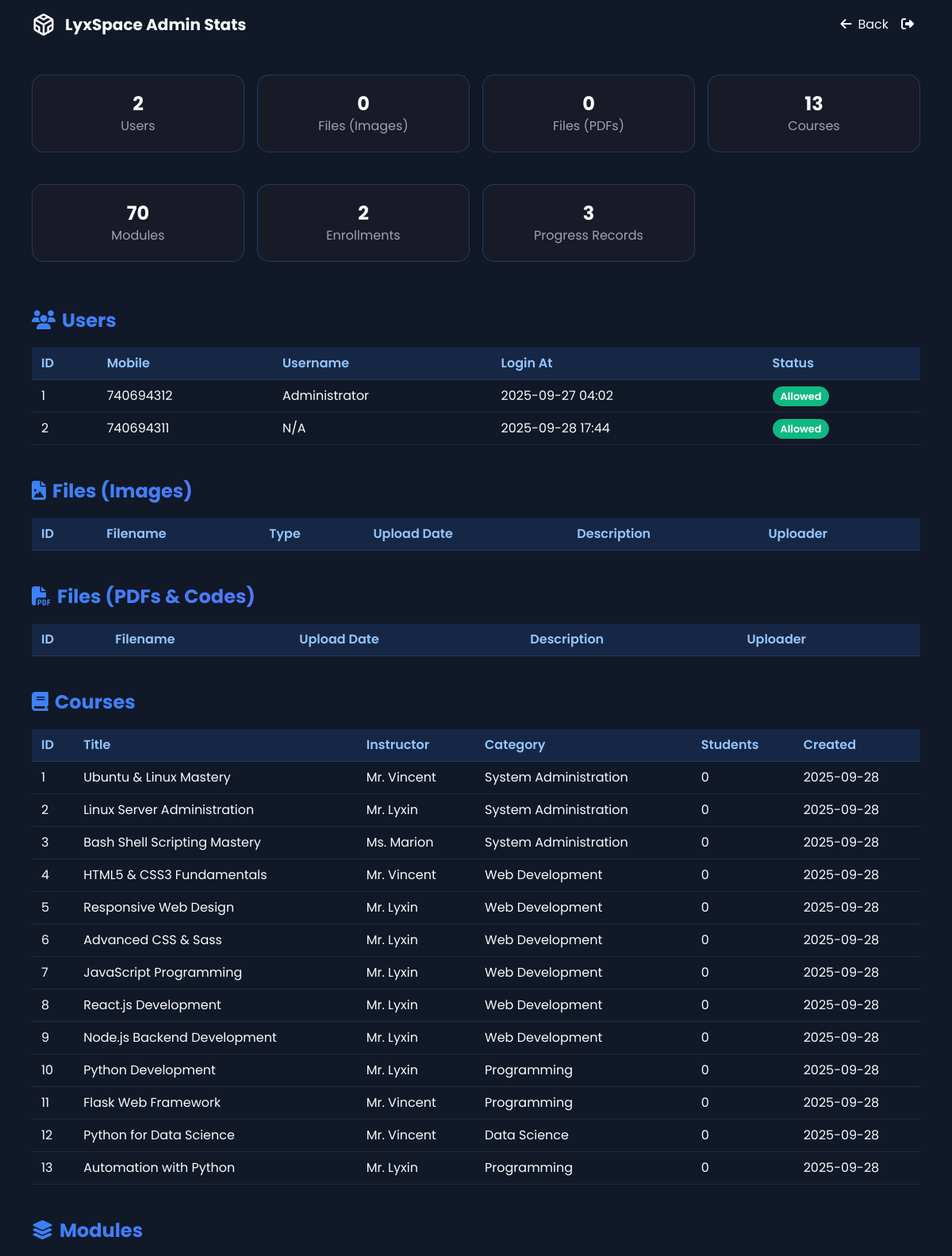
Page /admin/stats (signed in, upper part) on the committed database.
### app.py (models this page shows)
class User(db.Model, UserMixin):
    id = db.Column(db.Integer, primary_key=True)
    mobile = db.Column(db.Integer, unique=True, nullable=True)
    username = db.Column(db.String(255), nullable=True)
    login_at = db.Column(db.DateTime, default=nairobi_time)
    allowed = db.Column(db.String(255), default="no", nullable=True)
    @property
    def is_allowed(self):
        return self.allowed.lower() == "yes"

class Course(db.Model):
    id = db.Column(db.Integer, primary_key=True)
    title = db.Column(db.String(255), nullable=False)
    description = db.Column(db.Text, nullable=False)
    long_description = db.Column(db.Text)
    icon = db.Column(db.String(50))
    level = db.Column(db.String(100))
    duration = db.Column(db.String(100))
    lessons = db.Column(db.Integer)
    projects = db.Column(db.Integer)
    category = db.Column(db.String(100))
    color = db.Column(db.String(100))
    instructor = db.Column(db.String(255))
    rating = db.Column(db.Float, default=0.0)
    students = db.Column(db.Integer, default=0)
    price = db.Column(db.Float, default=0.0)
    resources = db.Column(db.Integer, default=0)
    quizzes = db.Column(db.Integer, default=0)
    is_active = db.Column(db.Boolean, default=True)
    created_at = db.Column(db.DateTime, default=nairobi_time)

### app.py (the view)
@app.route("/admin/stats")
@login_required
@admin_required
def admin_stats():
    users = User.query.all()
    files = FileStore.query.filter_by(file_type="image").all()
    filestores = FileStore.query.filter(FileStore.file_type != "image").all()
    courses = Course.query.all()
    modules = CourseModule.query.all()
    enrollments = Enrollment.query.all()
    progresses = UserProgress.query.all()
    return render_template(
        "admin_stats.html",
        users=users,
        files=files,
        filestores=filestores,
        courses=courses,
        modules=modules,
        enrollments=enrollments,
        progresses=progresses
    )

### app.py (called while the page is built)
def admin_required(f):
    @wraps(f)
    def decorated_function(*args, **kwargs):
        if not current_user.is_authenticated or current_user.id != 1:
            flash("Admin access required.", "error")
            return redirect(url_for('login'))
        return f(*args, **kwargs)
    return decorated_function

@login_manager.user_loader
def load_user(user_id):
    try:
        return User.query.get(int(user_id))
    except OperationalError as e:
        print("Database connection lost", e)
        return None

@app.before_request
def make_session_permanent():
    session.permanent = True
    app.permanent_session_lifetime = timedelta(hours=732)

### templates/admin_stats.html (shortened to what this page needs)
<!DOCTYPE html>
<html lang="en">
<head>
    <script src="https://cdn.tailwindcss.com"></script>
    <link rel="stylesheet" href="https://cdnjs.cloudflare.com/ajax/libs/font-awesome/6.4.0/css/all.min.css">
</head>
<body>
    <nav class="glass-morph sticky top-0 z-50">
        <div class="max-w-6xl mx-auto px-4 py-4 flex justify-between items-center">
            <div class="flex items-center space-x-3">
                <div class="logo-container">
                </div>
                <span class="text-xl font-bold gradient-text">LyxSpace Admin Stats</span>
            </div>
            <div class="flex items-center space-x-4">
                <a href="{{ url_for('admin_panel') }}" class="btn"><i class="fas fa-arrow-left mr-2"></i>Back</a>
                <a href="{{ url_for('logout') }}" class="btn btn-danger"><i class="fas fa-sign-out-alt mr-2"></i></a>
            </div>
        </div>
    </nav>
    <main class="max-w-6xl mx-auto px-4 py-8">
        <div class="grid grid-cols-2 md:grid-cols-4 gap-4 mb-8">
            <div class="stats-card"><div class="text-2xl font-bold">{{ users|length }}</div><div class="text-gray-400">Users</div></div>
            <div class="stats-card"><div class="text-2xl font-bold">{{ files|length }}</div><div class="text-gray-400">Files (Images)</div></div>
            <div class="stats-card"><div class="text-2xl font-bold">{{ filestores|length }}</div><div class="text-gray-400">Files (PDFs)</div></div>
            <div class="stats-card"><div class="text-2xl font-bold">{{ courses|length }}</div><div class="text-gray-400">Courses</div></div>
            <div class="stats-card"><div class="text-2xl font-bold">{{ modules|length }}</div><div class="text-gray-400">Modules</div></div>
            <div class="stats-card"><div class="text-2xl font-bold">{{ enrollments|length }}</div><div class="text-gray-400">Enrollments</div></div>
            <div class="stats-card"><div class="text-2xl font-bold">{{ progresses|length }}</div><div class="text-gray-400">Progress Records</div></div>
        </div>
        <div class="section">
            <h2><i class="fas fa-users mr-2"></i>Users</h2>
            <table><thead><tr><th>ID</th><th>Mobile</th><th>Username</th><th>Login At</th><th>Status</th></tr></thead><tbody>
                {% for u in users %}
                <tr><td>{{ u.id }}</td><td>{{ u.mobile }}</td><td>{{ u.username or 'N/A' }}</td><td>{{ u.login_at.strftime('%Y-%m-%d %H:%M') }}</td><td>{% if u.is_allowed %}<span class="badge" style="background:#10B981;color:#fff">Allowed</span>{% else %}<span class="badge" style="background:#F59E0B;color:#fff">Pending</span>{% endif %}</td></tr>
                {% endfor %}
            </tbody></table>
        </div>
        <div class="section">
            <h2><i class="fas fa-file-image mr-2"></i>Files (Images)</h2>
            <table><thead><tr><th>ID</th><th>Filename</th><th>Type</th><th>Upload Date</th><th>Description</th><th>Uploader</th></tr></thead></table>
        </div>
        <div class="section">
            <h2><i class="fas fa-file-pdf mr-2"></i>Files (PDFs & Codes)</h2>
            <table><thead><tr><th>ID</th><th>Filename</th><th>Upload Date</th><th>Description</th><th>Uploader</th></tr></thead></table>
        </div>
        <div class="section">
            <h2><i class="fas fa-book mr-2"></i>Courses</h2>
            <table><thead><tr><th>ID</th><th>Title</th><th>Instructor</th><th>Category</th><th>Students</th><th>Created</th></tr></thead><tbody>
                {% for c in courses %}
                <tr><td>{{ c.id }}</td><td>{{ c.title }}</td><td>{{ c.instructor }}</td><td>{{ c.category }}</td><td>{{ c.students }}</td><td>{{ c.created_at.strftime('%Y-%m-%d') }}</td></tr>
                {% endfor %}
            </tbody></table>
        </div>
        <div class="section">
            <h2><i class="fas fa-layer-group mr-2"></i>Modules</h2>
        </div>
    </main>
</body>
</html>

### templates/admin_stats.html (style rules this page uses)
body { font-family: 'Poppins', sans-serif; background: #111827; color: #F9FAFB; }
.section { margin-bottom: 2.5rem; }
.section h2 { font-size: 1.5rem; font-weight: 700; margin-bottom: 1rem; background: linear-gradient(90deg,#3B82F6,#8B5CF6); -webkit-background-clip: text; background-clip: text; -webkit-text-fill-color: transparent; color: transparent; }
table { width: 100%; border-collapse: collapse; margin-bottom: 1rem; }
th, td { padding: 8px 12px; border-bottom: 1px solid rgba(255,255,255,0.08); text-align: left; }
th { background: rgba(59,130,246,0.15); color: #93C5FD; font-weight: 600; }
.badge { padding: 4px 10px; border-radius: 20px; font-size: 0.8rem; font-weight: 600; }
.stats-card { background: rgba(30,30,40,0.6); border-radius: 15px; padding: 20px; text-align: center; border: 1px solid rgba(59,130,246,0.3); margin-bottom: 1.5rem; }

### rows in the picture
User: id "1", mobile "740694312", username "Administrator", login_at "2025-09-27 04:02", allowed "Allowed"
User: id "2", mobile "740694311", username "N/A", login_at "2025-09-28 17:44", allowed "Allowed"
Course: id "1", title "Ubuntu & Linux Mastery", instructor "Mr. Vincent", category "System Administration", students "0", created_at "2025-09-28"
Course: id "2", title "Linux Server Administration", instructor "Mr. Lyxin", category "System Administration", students "0", created_at "2025-09-28"
Course: id "3", title "Bash Shell Scripting Mastery", instructor "Ms. Marion", category "System Administration", students "0", created_at "2025-09-28"
Course: id "4", title "HTML5 & CSS3 Fundamentals", instructor "Mr. Vincent", category "Web Development", students "0", created_at "2025-09-28"
Course: id "5", title "Responsive Web Design", instructor "Mr. Lyxin", category "Web Development", students "0", created_at "2025-09-28"
Course: id "6", title "Advanced CSS & Sass", instructor "Mr. Lyxin", category "Web Development", students "0", created_at "2025-09-28"
Course: id "7", title "JavaScript Programming", instructor "Mr. Lyxin", category "Web Development", students "0", created_at "2025-09-28"
Course: id "8", title "React.js Development", instructor "Mr. Lyxin", category "Web Development", students "0", created_at "2025-09-28"
Course: id "9", title "Node.js Backend Development", instructor "Mr. Lyxin", category "Web Development", students "0", created_at "2025-09-28"
Course: id "10", title "Python Development", instructor "Mr. Lyxin", category "Programming", students "0", created_at "2025-09-28"
Course: id "11", title "Flask Web Framework", instructor "Mr. Vincent", category "Programming", students "0", created_at "2025-09-28"
Course: id "12", title "Python for Data Science", instructor "Mr. Vincent", category "Data Science", students "0", created_at "2025-09-28"
Course: id "13", title "Automation with Python", instructor "Mr. Lyxin", category "Programming", students "0", created_at "2025-09-28"

### other values in the picture
{{ users|length }} "2"
{{ files|length }} "0"
{{ filestores|length }} "0"
{{ courses|length }} "13"
{{ modules|length }} "70"
{{ enrollments|length }} "2"
{{ progresses|length }} "3"
